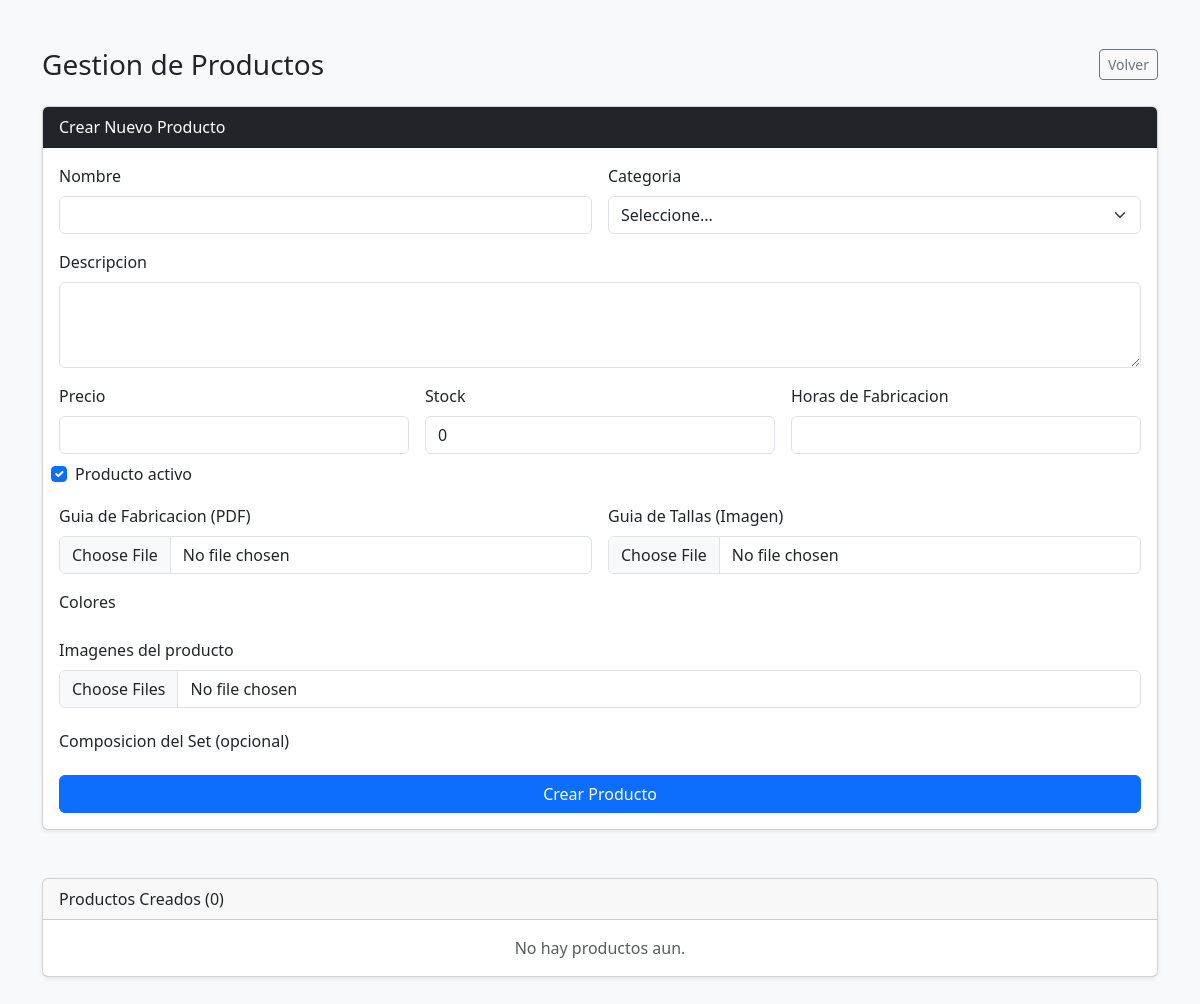
The app's page /new_product/, older data.
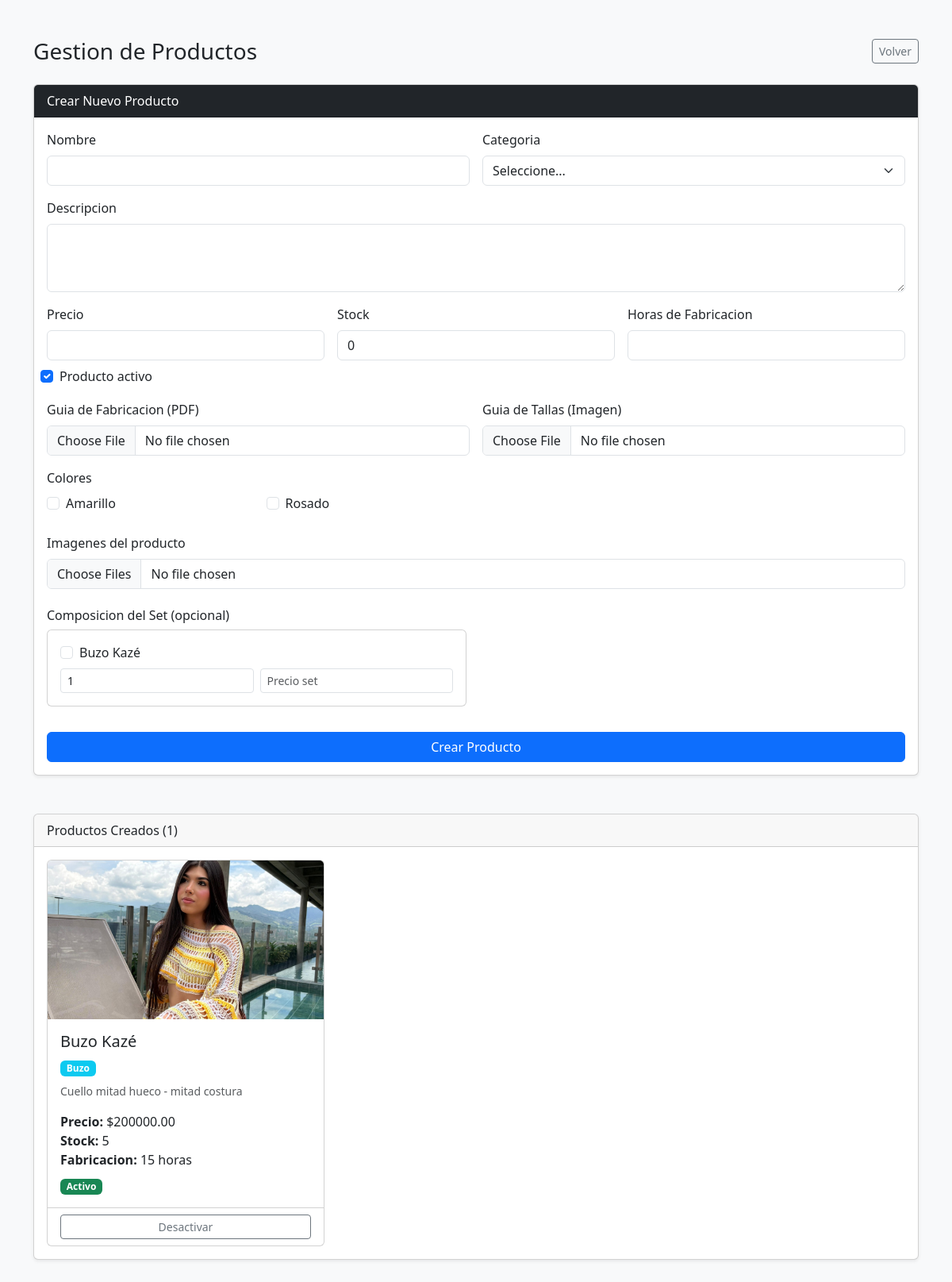
The same page, newer data.
### crochet/models.py (models this page shows, shortened)
class GeneralColor(models.Model):
    name = models.CharField('Color Name', max_length=50, unique=True)
    class Meta:
        db_table = 'general_color'

class Product(models.Model):
    CATEGORIES = [
        ('Bikini', 'Bikini'),
        ('Top', 'Top'),
        ('Falda', 'Falda'),
        ('Buzo', 'Buzo'),
        ('Vestido', 'Vestido'),
        ('Short', 'Short'),
        ('Set', 'Set'),
        ('Accesorio', 'Accesorio'),
        ('Pantalón', 'Pantalón'),
        ('Camisa', 'Camisa'),
        ('Otro', 'Otro'),
    ]
    category = models.CharField('Category', max_length=20, choices=CATEGORIES)
    name = models.CharField('Name', max_length=150)
    description = models.TextField('Description')
    price = models.DecimalField('Price', max_digits=10, decimal_places=2, validators=[MinValueValidator(Decimal('0.00'))])
    stock = models.IntegerField('Stock', default=0, validators=[MinValueValidator(0)])
    manufacturing_time = models.IntegerField('Manufacturing Time (hours)', validators=[MinValueValidator(0)])
    active = models.BooleanField('Active', default=True)
    manufacturing_guide = models.FileField(upload_to='guias/fabricacion/', blank=True, null=True)
    size_guide = models.ImageField(upload_to='guias/tallas/', blank=True, null=True)
    class Meta:
        db_table = 'product'

class ProductImage(models.Model):
    id_product = models.ForeignKey(
        Product,
        on_delete=models.CASCADE,
        verbose_name='Product',
        related_name='images'
    )
    url_image = models.ImageField('Image', upload_to='products/')
    class Meta:
        db_table = 'product_image'

### crochet/views.py (the view, shortened to what this page needs)
# urls.py: path('new_product/',crochetViews.new_product,name='new_product'),
def new_product(request):
    context = {
        'products': Product.objects.all().prefetch_related(
            'colors__id_general_color',
            'images',
            'set_components__id_individual_product'
        ),
        'colors': GeneralColor.objects.all().order_by('name'),
        'individual_products': Product.objects.exclude(category='Set').filter(active=True)
    }
    return render(request, 'new_product.html', context)

### crochet/templates/new_product.html (shortened to what the changed rows need)
<!DOCTYPE html>
<html lang="es">
<head>
    <link href="https://cdn.jsdelivr.net/npm/bootstrap@5.3.8/dist/css/bootstrap.min.css" rel="stylesheet">
</head>
<body class="bg-light">
<div class="container py-5">
    <div class="d-flex justify-content-between align-items-center mb-4">
        <h1 class="h3 mb-0">Gestion de Productos</h1>
    </div>
    <div class="card shadow-sm mb-5">
        <div class="card-body">
            <form method="POST" enctype="multipart/form-data">
                <div class="row g-3">
                    <div class="col-12">
                        <div class="row">
                            {% for color in colors %}
                            <div class="col-md-3 mb-2">
                                <div class="form-check">
                                    <input class="form-check-input" type="checkbox" name="colors" value="{{ color.id }}" id="color_{{ color.id }}">
                                    <label class="form-check-label" for="color_{{ color.id }}">{{ color.name }}</label>
                                </div>
                            </div>
                            {% endfor %}
                        </div>
                    </div>
                    <div class="col-12">
                        <div class="row">
                            {% for p in individual_products %}
                            <div class="col-md-6 mb-3">
                                <div class="card">
                                    <div class="card-body">
                                        <div class="form-check mb-2">
                                            <input class="form-check-input" type="checkbox" name="set_products" value="{{ p.id }}" id="set_prod_{{ p.id }}">
                                            <label class="form-check-label" for="set_prod_{{ p.id }}">{{ p.name }}</label>
                                        </div>
                                        <div class="row g-2">
                                            <div class="col-6">
                                                <input type="number" class="form-control form-control-sm" name="set_quantity_{{ p.id }}" min="1" value="1" placeholder="Cantidad">
                                            </div>
                                            <div class="col-6">
                                                <input type="number" class="form-control form-control-sm" name="set_price_{{ p.id }}" step="0.01" min="0" placeholder="Precio set">
                                            </div>
                                        </div>
                                    </div>
                                </div>
                            </div>
                            {% endfor %}
                        </div>
                    </div>
                </div>
            </form>
        </div>
    </div>
    <div class="card shadow-sm">
        <div class="card-header">Productos Creados ({{ products|length }})</div>
        <div class="card-body">
            <div class="row g-3">
                {% for product in products %}
                <div class="col-md-4">
                    <div class="card h-100">
                        {% if product.images.first %}
                        <img src="{{ product.images.first.url_image.url }}" class="card-img-top" style="height: 200px; object-fit: cover;" alt="{{ product.name }}">
                        {% else %}
                        <div class="bg-secondary text-white d-flex align-items-center justify-content-center" style="height: 200px;">Sin imagen</div>
                        {% endif %}
                        <div class="card-body">
                            <h5 class="card-title">{{ product.name }}</h5>
                            <span class="badge bg-info mb-2">{{ product.category }}</span>
                            <p class="card-text small text-muted">{{ product.description|truncatechars:100 }}</p>
                            <div><strong>Precio:</strong> ${{ product.price }}</div>
                            <div><strong>Stock:</strong> {{ product.stock }}</div>
                            <div><strong>Fabricacion:</strong> {{ product.manufacturing_time }} horas</div>
                            <div class="mt-2">
                                {% if product.active %}
                                <span class="badge bg-success">Activo</span>
                                {% else %}
                                <span class="badge bg-danger">Inactivo</span>
                                {% endif %}
                            </div>
                        </div>
                        <div class="card-footer bg-transparent">
                            <a href="{% url 'toggle_product' product.id %}" class="btn btn-sm btn-outline-secondary w-100">
                                {% if product.active %}Desactivar{% else %}Activar{% endif %}
                            </a>
                        </div>
                    </div>
                </div>
                {% empty %}
                <div class="col-12 text-center text-muted">No hay productos aun.</div>
                {% endfor %}
            </div>
        </div>
    </div>
</div>
</body>
</html>

Row changes from the older to the newer data that the page shows:
added GeneralColor: name "Amarillo"
added GeneralColor: name "Rosado"
added Product: name "Buzo Kazé", id "1", images.first.url_image (picture), category "Buzo", description "Cuello mitad hueco - mitad costura", price "200000.00", stock "5", manufacturing_time "15", active "Activo"
Text that changed along with them:
{{ products|length }}: "0" → "1"
text no longer shown: "No hay productos aun."
